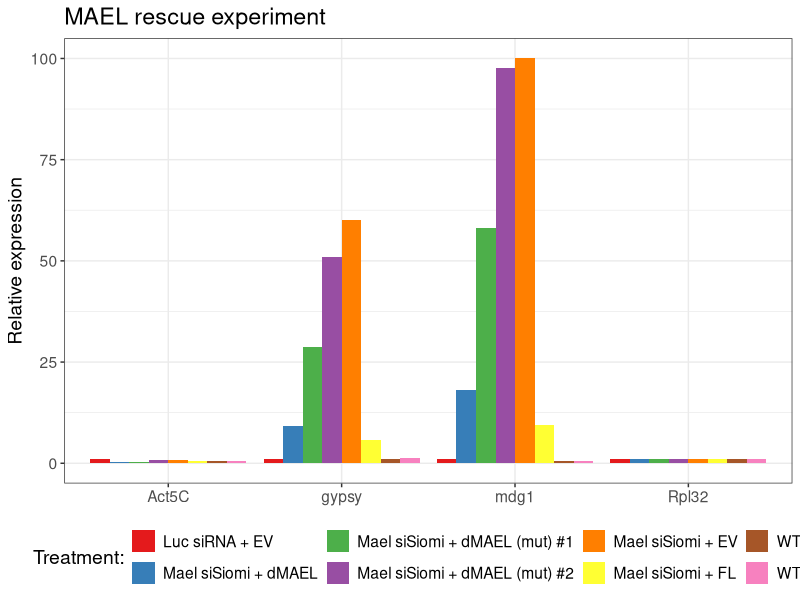
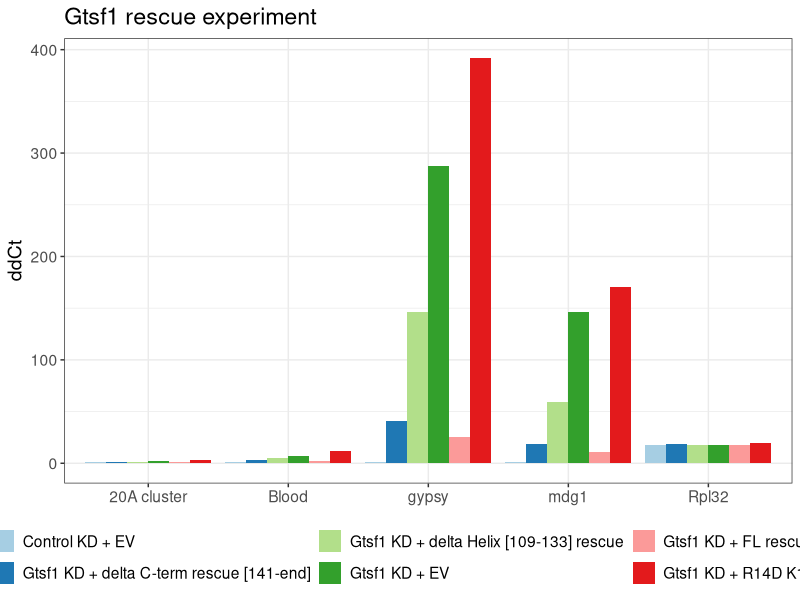
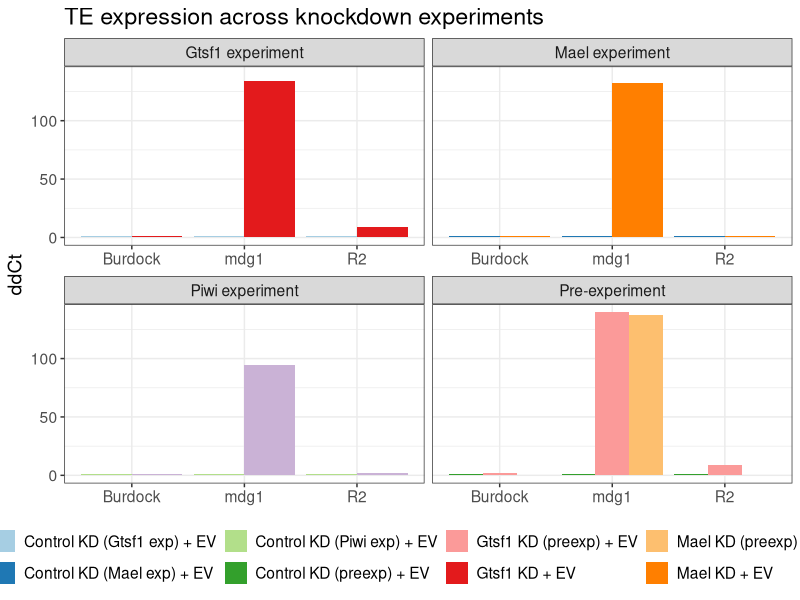

The R source for these figures, in order:
# ==============================================================================
# qPCR plotting
# ==============================================================================
#
# Expected columns:
#   TE         = gene / transposable element
#   treatment  = experimental condition
#   value      = relative expression / ddCt
#
# Optional:
#   experiment = experiment name, used for faceting
# ==============================================================================

library(ggplot2)


# ------------------------------------------------------------------------------
# Reusable plotting function
# ------------------------------------------------------------------------------

plot_qpcr <- function(data,
                      title = NULL,
                      y_label = "Relative expression",
                      palette = "Paired",
                      facet = FALSE) {
  
  p <- ggplot(
    data,
    aes(
      x = TE,
      y = value,
      fill = treatment
    )
  ) +
    geom_col(
      position = "dodge"
    ) +
    theme_bw() +
    scale_fill_brewer(
      palette = palette
    ) +
    labs(
      title = title,
      x = NULL,
      y = y_label,
      fill = "Treatment:"
    ) +
    theme(
      text = element_text(size = 14),
      legend.position = "bottom"
    )
  
  # If several experiments are present, plot each experiment separately.
  if (facet && "experiment" %in% names(data)) {
    p <- p +
      facet_wrap(
        ~ experiment,
        scales = "free_x"
      )
  }
  
  return(p)
}


# ==============================================================================
# Example 1: MAEL rescue experiment
# ==============================================================================

treatments_mael <- c(
  "Luc siRNA + EV",
  "WT #1",
  "WT #2",
  "Mael siSiomi + FL",
  "Mael siSiomi + dMAEL",
  "Mael siSiomi + dMAEL (mut) #1",
  "Mael siSiomi + dMAEL (mut) #2",
  "Mael siSiomi + EV"
)

qPCR_mael <- data.frame(
  
  TE = rep(
    c(
      "mdg1",
      "gypsy",
      "Act5C",
      "Rpl32"
    ),
    each = length(treatments_mael)
  ),
  
  treatment = rep(
    treatments_mael,
    times = 4
  ),
  
  value = c(
    
    # mdg1
    1, 0.547, 0.636, 9.39, 18.2, 58, 97.7, 100,
    
    # gypsy
    1, 0.945, 1.3, 5.67, 9.09, 28.6, 51, 60,
    
    # Act5C
    1, 0.64, 0.6, 0.55, 0.33, 0.32, 0.83, 0.78,
    
    # Rpl32
    1, 1, 1, 1, 1, 1, 1, 1
  )
)


plot_qpcr(
  qPCR_mael,
  title = "MAEL rescue experiment",
  y_label = "Relative expression",
  palette = "Set1"
)


# ==============================================================================
# Example 2: Gtsf1 rescue experiment
# ==============================================================================

treatments_gtsf1 <- c(
  "Control KD + EV",
  "Gtsf1 KD + FL rescue",
  "Gtsf1 KD + EV",
  "Gtsf1 KD + delta Helix [109-133] rescue",
  "Gtsf1 KD + delta C-term rescue [141-end]",
  "Gtsf1 KD + R14D K15D K16D R25D rescue"
)

qPCR_gtsf1 <- data.frame(
  
  TE = rep(
    c(
      "mdg1",
      "gypsy",
      "Act5C",
      "Rpl32",
      "20A cluster",
      "Blood"
    ),
    each = length(treatments_gtsf1)
  ),
  
  treatment = rep(
    treatments_gtsf1,
    times = 6
  ),
  
  value = c(
    
    # mdg1
    1, 10.9, 146.3, 59.7, 18.5, 170.9,
    
    # gypsy
    1, 25.1, 287.7, 146.1, 40.4, 391.5,
    
    # Act5C
    1, 1.15, 0.8, 0.8, 0.14, 0.21,
    
    # Rpl32
    17.79, 18.1, 18.1, 18.02, 18.5, 19.24,
    
    # 20A cluster
    1, 1.5, 1.9, 1.55, 1.4, 2.88,
    
    # Blood
    1, 2.36, 6.9, 4.9, 3.1, 12.2
  )
)


# Example: remove a housekeeping/control gene from the figure.

qPCR_gtsf1_plot <- subset(
  qPCR_gtsf1,
  TE != "Act5C"
)


plot_qpcr(
  qPCR_gtsf1_plot,
  title = "Gtsf1 rescue experiment",
  y_label = "ddCt"
)


# ==============================================================================
# Example 3: comparison between Piwi, Mael and Gtsf1 experiments
# ==============================================================================

treatments_comparison <- c(
  "Control KD (Piwi exp) + EV",
  "Piwi KD + EV",
  "Control KD (Mael exp) + EV",
  "Mael KD + EV",
  "Control KD (Gtsf1 exp) + EV",
  "Gtsf1 KD + EV",
  "Mael KD (preexp) + EV",
  "Control KD (preexp) + EV",
  "Gtsf1 KD (preexp) + EV"
)


experiments <- c(
  "Piwi experiment",
  "Piwi experiment",
  "Mael experiment",
  "Mael experiment",
  "Gtsf1 experiment",
  "Gtsf1 experiment",
  "Pre-experiment",
  "Pre-experiment",
  "Pre-experiment"
)


qPCR_comparison <- data.frame(
  
  TE = rep(
    c(
      "mdg1",
      "R2",
      "Burdock"
    ),
    each = length(treatments_comparison)
  ),
  
  experiment = rep(
    experiments,
    times = 3
  ),
  
  treatment = rep(
    treatments_comparison,
    times = 3
  ),
  
  value = c(
    
    # mdg1
    1,
    94.7176959,
    1,
    132.0109816,
    1,
    134.0046367,
    137.5103141,
    1,
    139.5245673,
    
    # R2
    1,
    1.583335263,
    1,
    1.010770123,
    1,
    8.762743799,
    0.713365013,
    1,
    8.482641655,
    
    # Burdock
    1,
    1.050633428,
    1,
    1.33542,
    1,
    1.64691939,
    0.562797318,
    1,
    1.789737192
  )
)


plot_qpcr(
  qPCR_comparison,
  title = "TE expression across knockdown experiments",
  y_label = "ddCt",
  facet = TRUE
)
